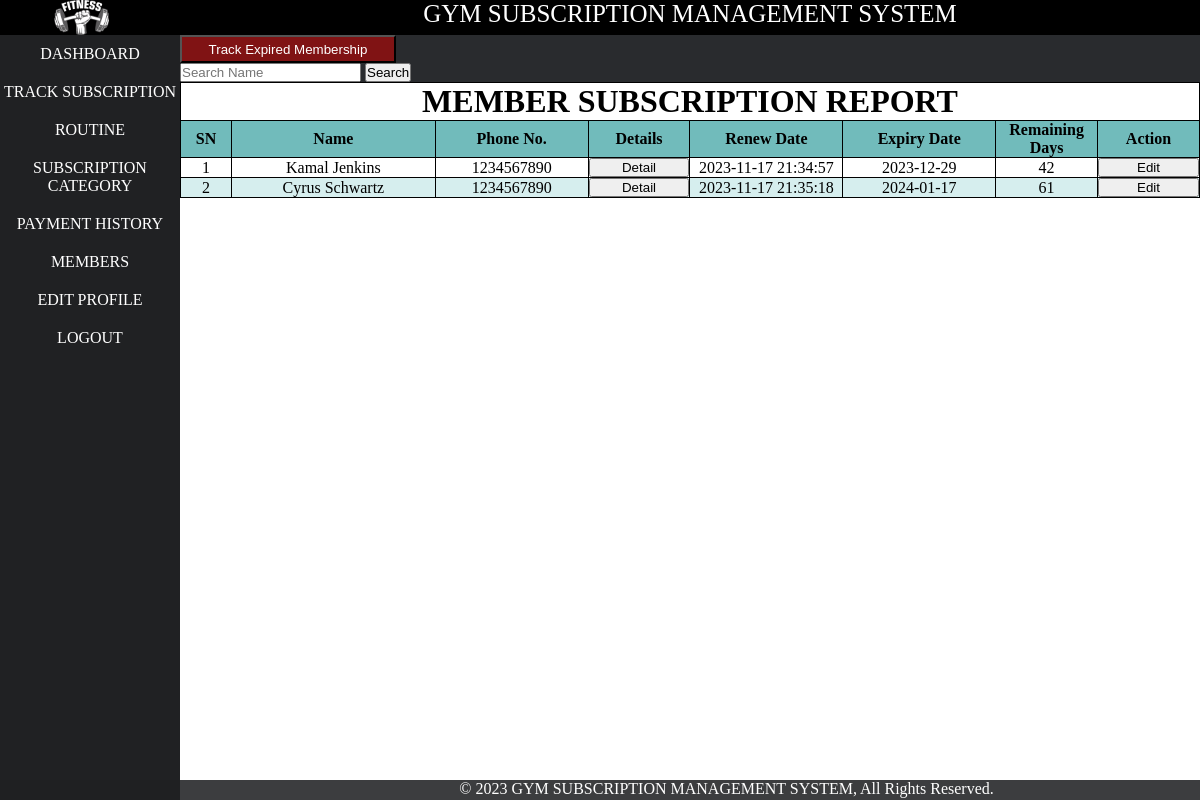
Page /admin/membersubscription.php (signed in) on the committed database.
### tables this page shows
CREATE TABLE `member_subscription_track` (
  `msid` int(11) NOT NULL,
  `mid` int(11) NOT NULL,
  `renew_date` datetime NOT NULL DEFAULT current_timestamp() ON UPDATE current_timestamp(),
  `expiry_date` date NOT NULL
);

CREATE TABLE `member` (
  `mid` int(11) NOT NULL,
  `name` varchar(21) NOT NULL,
  `phone` bigint(10) NOT NULL,
  `email` varchar(31) NOT NULL,
  `password` varchar(255) NOT NULL,
  `status` varchar(500) NOT NULL DEFAULT 'offline',
  `date` datetime NOT NULL DEFAULT current_timestamp(),
  `image` varchar(1100) DEFAULT 'defaultuser.jpg',
  `m_otp` varchar(225) NOT NULL,
  `m_opt_expire_time` datetime NOT NULL
);

### admin/membersubscription.php (the view, shortened to what this page needs)
<?php
include('layout/header.php');
include('layout/left.php');
?>
<div id="right">
    <link rel="stylesheet" href="../css/tableDecorate.css">
    <form action="track_expire_subscription.php" method="post">
        <input type="submit" name="dec" id="" value="Track Expired Membership" class="centermember_botton_trackExpire">
    </form>
    <form action="memberSubscrition_search.php" method="get">
        <input type="search" name="name_search" id="" placeholder="Search Name">
        <input type="submit" name="n_search" value="Search" id="">
    </form>
    <div class="table_class">
        <table class="membership">
            <tr>
                <td colspan="9">
                    <h1 class="center">MEMBER SUBSCRIPTION REPORT</h1>
                </td>
            </tr>
            <tr>
                <th width=5%;>SN</th>
                <th width=20%;>Name</th>
                <th width=15%;>Phone No.</th>
                <th width=10%;>Details</th>
                <th width=15%;>Renew Date</th>
                <th width=15%;>Expiry Date</th>
                <th width=10%;>Remaining Days</th>
                <th width=10%;>Action</th>
            </tr>
            <?php
            $conn = new mysqli("localhost", "root", "", "gsms");
            $sql = "SELECT m.name, m.phone, m.mid, mst.msid, mst.renew_date, mst.expiry_date
            FROM member m
            JOIN member_subscription_track mst ON m.mid = mst.mid
            WHERE m.status = 'online'
            ORDER BY mst.expiry_date ASC;
            ";
            $result = $conn->query($sql);
            $i = 0;
            while ($row = $result->fetch_assoc()) {
                $i++;
                $id = $row["mid"];
                $name = $row["name"];
                $phone = $row["phone"];
                $renew_date = $row["renew_date"];
                $expiry_date = $row["expiry_date"];
                $date = date('F j, Y');
                $expiry_timestamp = strtotime($expiry_date);
                $today_timestamp = strtotime($date);
                $difference = $expiry_timestamp - $today_timestamp;
                $days_remaining = round($difference / (60 * 60 * 24));
                echo "<tr>
                        <td>$i</td>
                        <td>$name</td>
                        <td>$phone</td>
                       <td>
                       <form action='membersubscription_detail.php' method='get' target='_blank'>
                       <input type='hidden' value='$id' name='member_id' />
                       <input type='submit' name='detail' value='Detail' class='edit_sub_track'>
                   </form>
                       </td>
                        <td>$renew_date</td>
                        <td>$expiry_date</td>
                        <td>$days_remaining</td>
                        <td class='h-center'>
                            <form action='edit_sub_track.php' method='get'>
                                <input type='hidden' value='$id' name='member_id'/>
                                <input type='submit' name='edit_track' value='Edit' class='edit_sub_track'>
                            </form>
                        </td>
                    </tr>";
            }
            ?>
        </table>
    </div>
</div>
<?php
include('layout/footer.php');
?>

### css/style.css (style rules this page uses)
* { margin: 0px; padding: 0px; }
.center { text-align: center; }
#right { text-align: justify; color: rgb(255, 250, 250); width: 85%; background-color: #292b2e; float: right; }

### css/membershiplist.css (style rules this page uses)
.membership { background: white !important; color: black !important; border-collapse: collapse; width: 100%; }
.centermember_botton_trackExpire { text-align: center !important; padding-left: 16px; padding-right: 16px; height: 28px; width: 216px; color: rgb(255 255 255); background-color: #c0020293; }
.membership th { text-align: center; border: 1px solid black; }
.membership tr td { text-align: center; border: 1px solid rgb(0, 0, 0); }
.edit_sub_track { width: 100%; }

### css/tableDecorate.css (style rules this page uses)
tr:nth-child(even) { background-color: #D6EEEE; }
tr:nth-child(1) { background-color: #ffffff; }
tr:nth-child(2) { background-color: #71bbbb; }

### rows in the picture
member_subscription_track: mid.name "Kamal Jenkins", mid.phone "1234567890", renew_date "2023-11-17 21:34:57", expiry_date "2023-12-29"
member_subscription_track: mid.name "Cyrus Schwartz", mid.phone "1234567890", renew_date "2023-11-17 21:35:18", expiry_date "2024-01-17"
